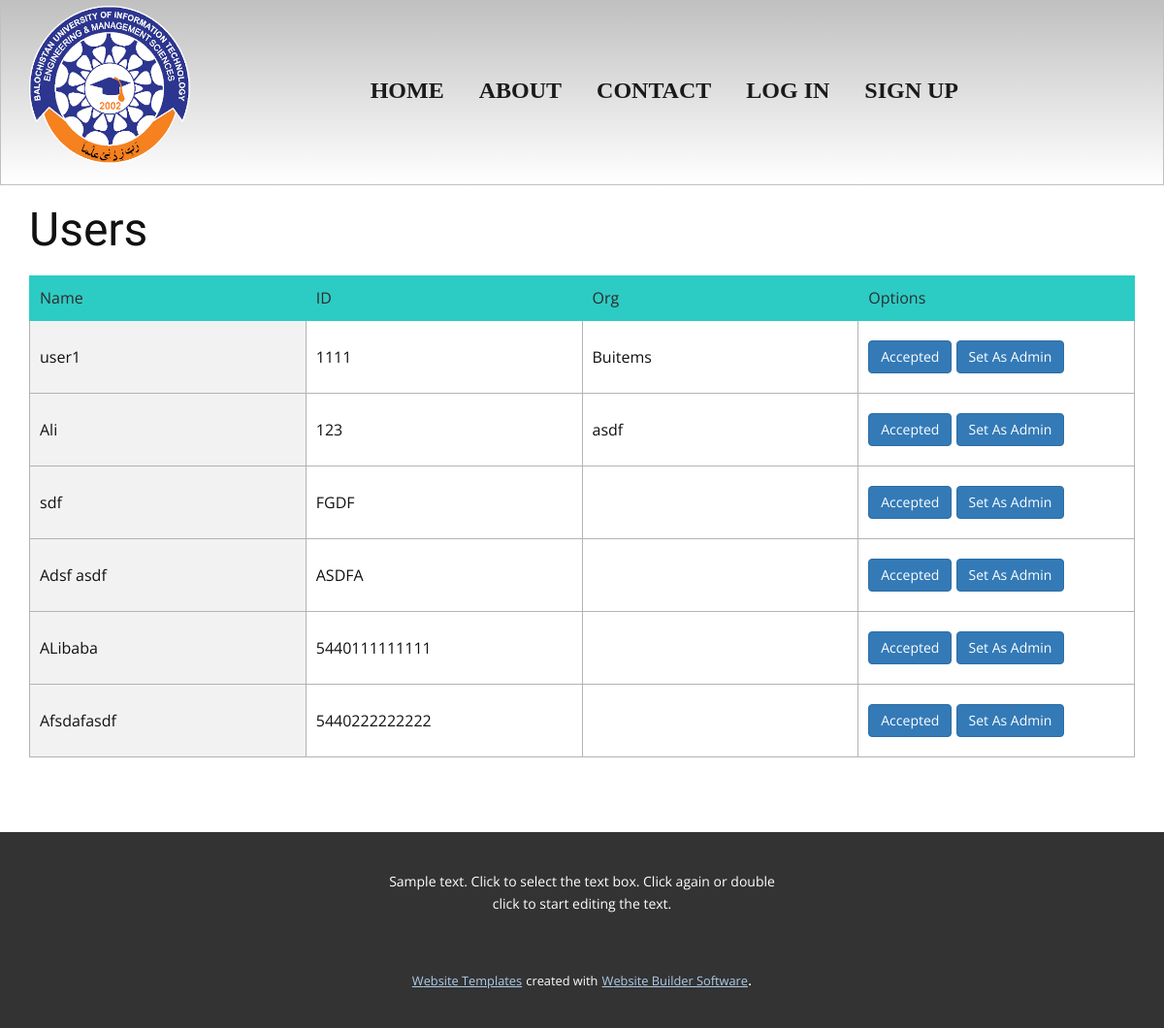
Page /pendings (signed in) on the committed database.
### tables this page shows
CREATE TABLE newguests (guestID INTEGER PRIMARY KEY, GuestName TEXT, title text, password text,  identification integer, idtype text, phonenumber text, email text, org text, posAdd text, gender text, allergies text, medicalneeds text , usertype Text);

### app.py (the view)
@app.route('/pendings', methods=["GET", "POST"])
def pendings():
    if session.get("user_id") is None or session.get("usertype") is None:
        return redirect(url_for('login'))
    if request.method == "POST":
        print(zip(request.form.get("result")))
        for a in request.form.getlist("result") :
            print(a)
        print(request.form)
        print("Json : ", request.get_json())
        return redirect('/pendings')
    else:
        onebooking = {'userID': '1', 'CNIC': '1236', }
        secondbooking = {'userID': '2', 'UserId': '12336'}
        prof = []
    pendingUsers = bd.execute("Select guestID, identification, guestname, org, usertype from newguests").fetchall()
    bd.commit()
    for a in pendingUsers:
        prof.append({"userID" : a[0], "name" : a[2], "CNIC" : a[1]})
    return render_template("pendings.html", all_pendings = pendingUsers, type=session["usertype"], CurrentTime= datetime.now().strftime("%d/%m/%Y %H:%M:%S"))

### templates/pendings.html (shortened to what this page needs)
<!DOCTYPE html>
<html style="font-size: 16px;">
<head>
    <link rel="stylesheet" href="https://maxcdn.bootstrapcdn.com/bootstrap/3.4.1/css/bootstrap.min.css">
    <link rel="stylesheet" href="{{ url_for('static', filename='basic/css/nicepage.css') }}" media="screen">
    <link rel="stylesheet" href="{{ url_for('static', filename='basic/css/Log-In.css') }}" media="screen">
</head>
<body class="u-body">
<header class="u-align-center-xs u-border-1 u-border-grey-25 u-clearfix u-gradient u-header u-header" id="sec-9c83">
    <div class="u-clearfix u-sheet u-sheet-1">
        <a href="https://nicepage.com" class="u-image u-logo u-image-1" data-image-width="315" data-image-height="309">
            <img src="{{ url_for('static', filename='basic/images/BUITEMS_logo.png') }}"
                 class="u-logo-image u-logo-image-1">
        </a>
        <nav class="u-align-left u-menu u-menu-dropdown u-nav-spacing-25 u-offcanvas u-menu-1">
            <div class="u-custom-menu u-nav-container">
                <ul class="u-nav u-spacing-30 u-unstyled u-nav-1">
                    <li class="u-nav-item"><a
                            class="u-border-6 u-border-active-palette-1-base u-border-hover-palette-1-base u-border-no-left u-border-no-right u-border-no-top u-button-style u-nav-link u-radius-4 u-text-active-palette-1-base u-text-grey-90 u-text-hover-grey-90"
                            href="Home.html" style="padding: 10px 0px;">Home</a>
                    </li>
                    <li class="u-nav-item"><a
                            class="u-border-6 u-border-active-palette-1-base u-border-hover-palette-1-base u-border-no-left u-border-no-right u-border-no-top u-button-style u-nav-link u-radius-4 u-text-active-palette-1-base u-text-grey-90 u-text-hover-grey-90"
                            href="About.html" style="padding: 10px 0px;">About</a>
                    </li>
                    <li class="u-nav-item"><a
                            class="u-border-6 u-border-active-palette-1-base u-border-hover-palette-1-base u-border-no-left u-border-no-right u-border-no-top u-button-style u-nav-link u-radius-4 u-text-active-palette-1-base u-text-grey-90 u-text-hover-grey-90"
                            href="Contact.html" style="padding: 10px 0px;">Contact</a>
                    </li>
                    <li class="u-nav-item"><a
                            class="u-border-6 u-border-active-palette-1-base u-border-hover-palette-1-base u-border-no-left u-border-no-right u-border-no-top u-button-style u-nav-link u-radius-4 u-text-active-palette-1-base u-text-grey-90 u-text-hover-grey-90"
                            href="Log-In.html" style="padding: 10px 0px;">Log In</a>
                    </li>
                    <li class="u-nav-item"><a
                            class="u-border-6 u-border-active-palette-1-base u-border-hover-palette-1-base u-border-no-left u-border-no-right u-border-no-top u-button-style u-nav-link u-radius-4 u-text-active-palette-1-base u-text-grey-90 u-text-hover-grey-90"
                            href="Sign-Up.html" style="padding: 10px 0px;">Sign Up</a>
                    </li>
                </ul>
            </div>
        </nav>
    </div>
</header>
<section class="u-align-center u-clearfix u-section-2" id="sec-7b39">
    <form action="{{ url_for('updateuser') }}" method="post">
        <div class="u-clearfix u-sheet u-valign-middle u-sheet-1">
            <h1 class="u-text u-text-default u-text-1">Users</h1>
            <div class="u-expanded-width u-table u-table-responsive u-table-1">
                <table class="u-table-entity u-table-entity-1">
                    <colgroup>
                        <col width="25%">
                        <col width="25%">
                        <col width="25%">
                        <col width="25%">
                    </colgroup>
                    <thead class="u-palette-4-base u-table-header u-table-header-1">
                    <tr style="height: 21px;">
                        <th class="u-border-1 u-border-palette-4-base u-table-cell u-text-palette-2-dark-3">Name
                        </th>
                        <th class="u-border-1 u-border-palette-4-base u-table-cell u-text-palette-2-dark-3">ID
                        </th>
                        <th class="u-border-1 u-border-palette-4-base u-table-cell u-text-palette-2-dark-3">Org
                        </th>
                        <th class="u-border-1 u-border-palette-4-base u-table-cell u-text-palette-1-dark-3">Options</th>
                    </tr>
                    </thead>
                    <tbody class="u-table-body">
                    {% for onebooking in all_pendings %}
                    <tr style="height: 75px;">
                        <td class="u-border-1 u-border-grey-30 u-first-column u-grey-5 u-table-cell u-table-cell-5">{{
                            onebooking[2] }}
                        </td>
                        <td class="u-border-1 u-border-grey-30 u-table-cell">{{ onebooking[1] }}</td>
                        <td class="u-border-1 u-border-grey-30 u-table-cell">{{ onebooking[3] }}</td>
                        <td class="u-border-1 u-border-grey-30 u-table-cell u-table-cell-12">
                            {% if onebooking[4] != 'Accepted' %}
                            <input name="{{onebooking[0]}}" type="submit" value="Accepted" class="btn btn-primary">
                            {% else %}
                             <input name="{{onebooking[0]}}" type="submit" value="Suspended" class="btn btn-primary">
                        {% endif %}
                        {% if onebooking[5] != 'Accepted' %}
                            <input name="{{onebooking[0]}}" type="submit" value="Set As Admin" class="btn btn-primary">
                            {% else %}
                             <input name="{{onebooking[0]}}" type="submit" value="Set As User" class="btn btn-primary">
                        {% endif %}
                    </tr>
                    {% endfor %}
                    </tbody>
                </table>
                <br>
                <br>
                <br>
            </div>
        </div>
    </form>
</section>
<footer class="u-align-center u-clearfix u-footer u-grey-80 u-footer" id="sec-b76c">
    <div class="u-clearfix u-sheet u-sheet-1">
        <p class="u-small-text u-text u-text-variant u-text-1">Sample text. Click to select the text box. Click again or
            double click to start editing the text.</p>
    </div>
</footer>
<section class="u-backlink u-clearfix u-grey-80">
    <a class="u-link" href="https://nicepage.com/website-templates" target="_blank">
        <span>Website Templates</span>
    </a>
    <p class="u-text">
        <span>created with</span>
    </p>
    <a class="u-link" href="https://nicepage.com/" target="_blank">
        <span>Website Builder Software</span>
    </a>.
</section>
</body>
</html>

### rows in the picture
newguests: GuestName "user1", identification "1111", org "Buitems"
newguests: GuestName "Ali", identification "123", org "asdf"
newguests: GuestName "sdf", identification "FGDF"
newguests: GuestName "Adsf asdf", identification "ASDFA"
newguests: GuestName "ALibaba", identification "5440111111111"
newguests: GuestName "Afsdafasdf", identification "5440222222222"
